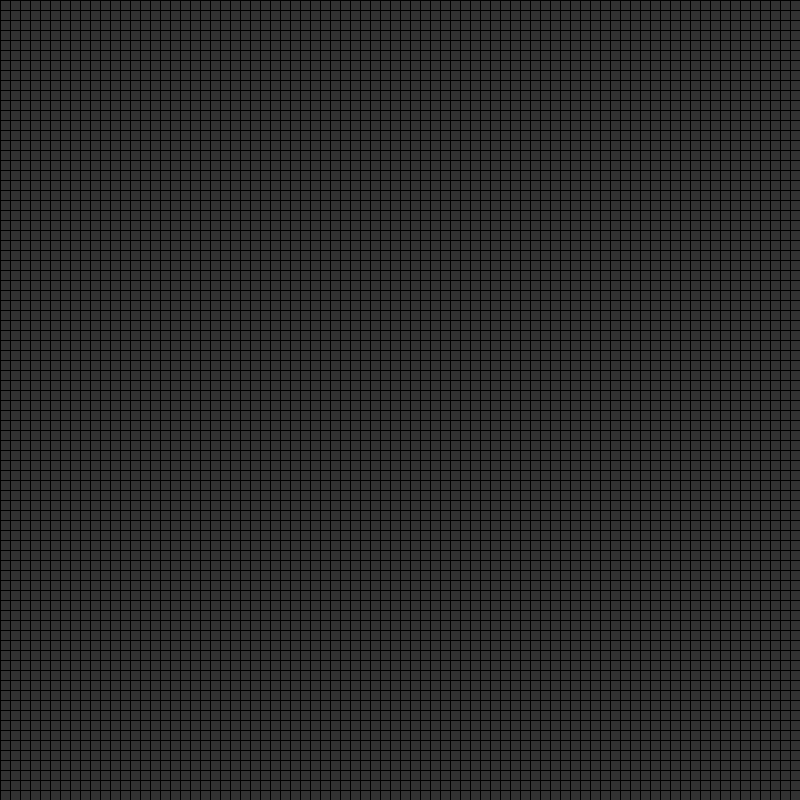
Frame 1 (no input)
Frame 60 (the mouse pressed at the canvas centre just before this capture): identical to frame 1, image omitted
Frame 120 (the mouse held since frame 60 and released just before this capture): identical to frame 1, image omitted

The Processing sketch that drew this single still picture (run headless with seeded random() and noise(); from frame 60 on, the mouse is pressed at the canvas centre):

// Processing sketch: lifegame
// ── lifegame.pde
final int SIZE_OF_CELL = 10;
final int FRAME_SIZE_OF_X = 800;
final int FRAME_SIZE_OF_Y = 800;
int num_of_row = FRAME_SIZE_OF_Y / SIZE_OF_CELL; //gyou  
int num_of_col = FRAME_SIZE_OF_X / SIZE_OF_CELL; //retsu
int num_of_cell = num_of_row * num_of_col;
Cell[][] cells = new Cell[num_of_row][num_of_col];
boolean game_state = false;

class Point{
  int row, col;
  Point(int my_row, int my_col){
    row = my_row;
    col = my_col;
  }
  int getRow(){
    return row;
  }
  int getCol(){
    return col;
  }
}

class Cell{
  int x, y;
  boolean state;

  Cell(int my_x, int my_y, boolean s){
    x = my_x;
    y = my_y;
    state = s;
  }
  
  void changeState(){
    state = !state;
  }
  
  void appear(){
    if(state){
      fill(255, 255, 255);
      //fill(50, 50, 50);
    }else{
      fill(50, 50, 50);
      //fill(255, 255, 255);
    }
    rect(x, y, SIZE_OF_CELL, SIZE_OF_CELL);
  }
}

void check_life_and_death(){
  ArrayList<Point> points = new ArrayList<Point>();
  for(int row=0; row<num_of_row; row++){
    for(int col=0; col<num_of_col; col++){
      //jibun no mawari check
      int num_of_alivers = 0;
      for(int r=-1; r<=1; r++){
        for(int c=-1; c<=1; c++){
          if(row+r<0 || row+r>=num_of_row || col+c<0 || col+c>=num_of_col){
            continue;
          } 
          if(cells[row+r][col+c].state){
            num_of_alivers++;
          }
        }
      }
      if(cells[row][col].state){ //jibun no bun wo hiku
        num_of_alivers--;
      }
      //joutai change no note
      if(cells[row][col].state){
        if(num_of_alivers==2 || num_of_alivers==3){
          points.add(new Point(row, col));
        }
      }else{
        if(num_of_alivers==3){
          points.add(new Point(row, col));
        }
      }
    }
  } 
  for(int i=0; i<points.size(); i++){
    Point point = points.get(i);
    int point_row = point.getRow();
    int point_col = point.getCol();
    cells[point_row][point_col].changeState();
  }
}

//random setup
void randomSetup(){
  size(FRAME_SIZE_OF_X, FRAME_SIZE_OF_Y);
  frameRate(20);
  for(int row=0; row<num_of_row; row++){
    for(int col=0; col<num_of_col; col++){
      int position_x = col * SIZE_OF_CELL;
      int position_y = row * SIZE_OF_CELL;
      float coin_seed = random(1);
      boolean coin;
      if(coin_seed>0.8){
        coin = true;
      }else{
        coin = false;
      }
      cells[row][col] = new Cell(position_x, position_y, coin);
    }
  }  
}

void keyPressed(){
  print("Key");
  game_state = !game_state;
  if(key=='r' || key=='R'){
    randomSetup();
  }else if(key=='c' || key=='C'){
    setup();
  }
}

void mouseClicked(){
  int cell_col = mouseX/SIZE_OF_CELL;
  int cell_row = mouseY/SIZE_OF_CELL;
  cells[cell_row][cell_col].changeState();
  print("Clicked");
  print(cell_col);
  print(cell_row);
}

void setup(){
  size(800,800);
  frameRate(20);
  for(int row=0; row<num_of_row; row++){
    for(int col=0; col<num_of_col; col++){
      int position_x = col * SIZE_OF_CELL;
      int position_y = row * SIZE_OF_CELL;
      cells[row][col] = new Cell(position_x, position_y, false);
    }
  }  
}
void draw() {
  if(!game_state){
  }else{
    check_life_and_death();
  }
  for(int row=0; row<num_of_row; row++){
    for(int col=0; col<num_of_col; col++){
      cells[row][col].appear();
    }
  }
  //delay(500);
}
